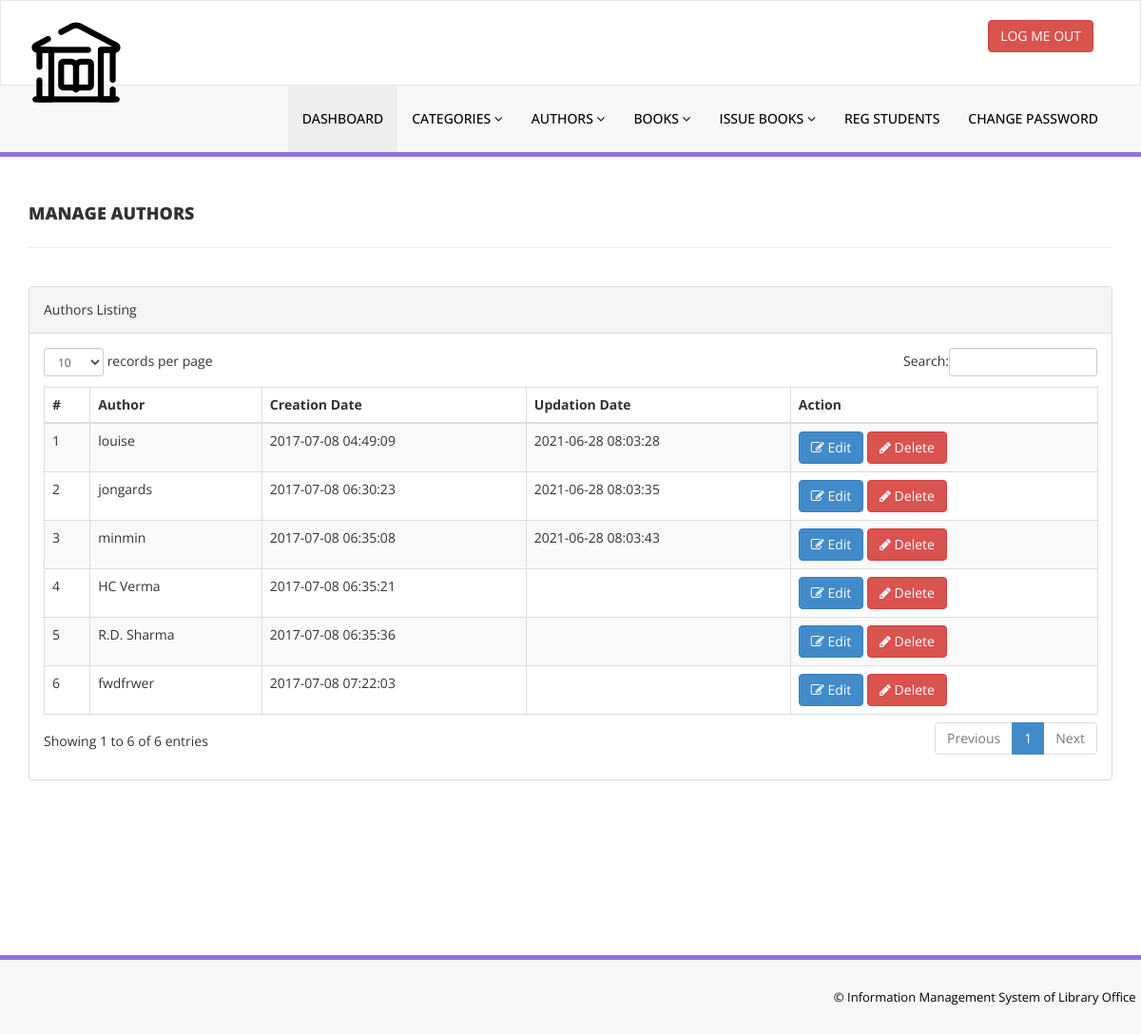
/library/admin/manage-authors.php (signed in), run on the app's committed database.
### tables this page shows
CREATE TABLE `tblauthors` (
  `id` int(11) NOT NULL,
  `AuthorName` varchar(159) DEFAULT NULL,
  `creationDate` timestamp NULL DEFAULT current_timestamp(),
  `UpdationDate` timestamp NULL DEFAULT NULL ON UPDATE current_timestamp()
);

### library/admin/manage-authors.php (the view, shortened to what this page needs)
<?php
include('includes/config.php');
if(strlen($_SESSION['alogin'])==0)
    {
header('location:index.php');
}
else{
    ?>
<!DOCTYPE html>
<html xmlns="http://www.w3.org/1999/xhtml">
<head>
    <link href="assets/css/bootstrap.css" rel="stylesheet" />
    <link href="assets/css/font-awesome.css" rel="stylesheet" />
    <link href="assets/js/dataTables/dataTables.bootstrap.css" rel="stylesheet" />
    <link href="assets/css/style.css" rel="stylesheet" />
</head>
<body>
<?php include('includes/header.php');?>
    <div class="content-wrapper">
         <div class="container">
        <div class="row pad-botm">
            <div class="col-md-12">
                <h4 class="header-line">Manage Authors</h4>
    </div>
     <div class="row">
</div>
        </div>
            <div class="row">
                <div class="col-md-12">
                    <div class="panel panel-default">
                        <div class="panel-heading">
                           Authors Listing
                        </div>
                        <div class="panel-body">
                            <div class="table-responsive">
                                <table class="table table-striped table-bordered table-hover" id="dataTables-example">
                                    <thead>
                                        <tr>
                                            <th>#</th>
                                            <th>Author</th>
                                            <th>Creation Date</th>
                                            <th>Updation Date</th>
                                            <th>Action</th>
                                        </tr>
                                    </thead>
                                    <tbody>
<?php $sql = "SELECT * from  tblauthors";
$query = $dbh -> prepare($sql);
$query->execute();
$results=$query->fetchAll(PDO::FETCH_OBJ);
$cnt=1;
if($query->rowCount() > 0)
{
foreach($results as $result)
{               ?>
                                        <tr class="odd gradeX">
                                            <td class="center"><?php echo htmlentities($cnt);?></td>
                                            <td class="center"><?php echo htmlentities($result->AuthorName);?></td>
                                            <td class="center"><?php echo htmlentities($result->creationDate);?></td>
                                            <td class="center"><?php echo htmlentities($result->UpdationDate);?></td>
                                            <td class="center">
                                            <a href="edit-author.php?athrid=<?php echo htmlentities($result->id);?>"><button class="btn btn-primary"><i class="fa fa-edit "></i> Edit</button>
                                          <a href="manage-authors.php?del=<?php echo htmlentities($result->id);?>" onclick="return confirm('Are you sure you want to delete?');"" >  <button class="btn btn-danger"><i class="fa fa-pencil"></i> Delete</button>
                                            </td>
                                        </tr>
 <?php $cnt=$cnt+1;}} ?>
                                    </tbody>
                                </table>
                            </div>
                        </div>
                    </div>
                </div>
            </div>
    </div>
    </div>
  <?php include('includes/footer.php');?>
</body>
</html>
<?php } ?>

### library/admin/assets/css/style.css (style rules this page uses)
.content-wrapper { margin-top: 40px; min-height:800px; padding-bottom:90px; }
.header-line { font-weight:900; padding-bottom:25px; border-bottom:1px solid #eeeeee; text-transform:uppercase; }
.pad-botm { padding-bottom:30px; }

### data on the page
tblauthors: AuthorName "louise", creationDate "2017-07-08 04:49:09", UpdationDate "2021-06-28 08:03:28"
tblauthors: AuthorName "jongards", creationDate "2017-07-08 06:30:23", UpdationDate "2021-06-28 08:03:35"
tblauthors: AuthorName "minmin", creationDate "2017-07-08 06:35:08", UpdationDate "2021-06-28 08:03:43"
tblauthors: AuthorName "HC Verma", creationDate "2017-07-08 06:35:21"
tblauthors: AuthorName "R.D. Sharma", creationDate "2017-07-08 06:35:36"
tblauthors: AuthorName "fwdfrwer", creationDate "2017-07-08 07:22:03"
